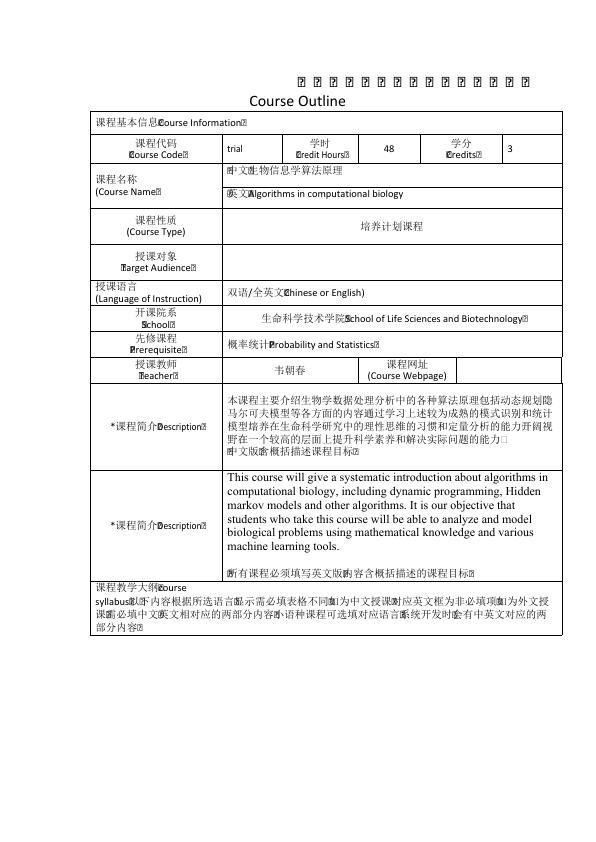
#> input picture files/011.jpg, 596 x 842 px; its folder holds only this picture in this run
$ python -i layout.py   (imports and definitions only)
#> lines starting #> are read from the running program, lines starting #| are printed output that depends on the picture; after the words box and inside, x2 and y2 are one past the last pixel; in counts of white or black regions, pixels touching at a corner belong together
#> further down, picture is the input picture: shape (842, 596, 3); min 0, max 255, mean 243.3
### table_rec/quality.py
"""质量检测与路由：计算图像指标、打分，并给出需要执行的修复动作列表。"""
from dataclasses import asdict, dataclass, field

import cv2
import numpy as np

import config
from . import ocr


@dataclass
class QualityReport:
    score: int = 100
    metrics: dict = field(default_factory=dict)
    issues: list = field(default_factory=list)
    actions: list = field(default_factory=list)   # [(name, params)]

    def to_dict(self):
        return asdict(self)


def to_gray(img: np.ndarray) -> np.ndarray:
    return img if img.ndim == 2 else cv2.cvtColor(img, cv2.COLOR_BGR2GRAY)


# [189 lines left out: functions estimate_skew, contrast_metrics, illumination_std, noise_metrics, detect_document_quad, is_phone_photo and 2 more, not called in this run]

### table_rec/layout.py
"""版面分区：表格 / 正文 / 图片 / 页眉页脚。

线框检测（OpenCV）+ OCR 文本框 + 视觉模型版面分析（复杂页面）三者结合。
"""
import logging
from dataclasses import dataclass, field

import cv2
import numpy as np

import config
from . import llm_client, ocr
from .quality import to_gray

log = logging.getLogger(__name__)


@dataclass
class Region:
    kind: str                                  # table/text/figure/header/footer/title
    box: tuple[int, int, int, int]             # 像素坐标 x0,y0,x1,y1
    caption: str | None = None
    summary: str | None = None


@dataclass
class Layout:
    tables: list[Region] = field(default_factory=list)
    page_title: str | None = None
    language: str | None = None
    body_text: str = ""
    header_footer: list[str] = field(default_factory=list)
    figures: list[str] = field(default_factory=list)
    source: str = "lines"

    def context(self) -> dict:
        return {"page_title": self.page_title, "language": self.language, "body_text": self.body_text,
                "header_footer": self.header_footer, "figures": self.figures, "layout_source": self.source}


def line_tables(img: np.ndarray) -> list[tuple[int, int, int, int]]:
    """形态学提取横竖线，找出有边框的表格区域。"""
    gray = to_gray(img)
    h, w = gray.shape
#> h = 842; w = 596
    bw = cv2.adaptiveThreshold(gray, 255, cv2.ADAPTIVE_THRESH_MEAN_C, cv2.THRESH_BINARY_INV, 15, 10)
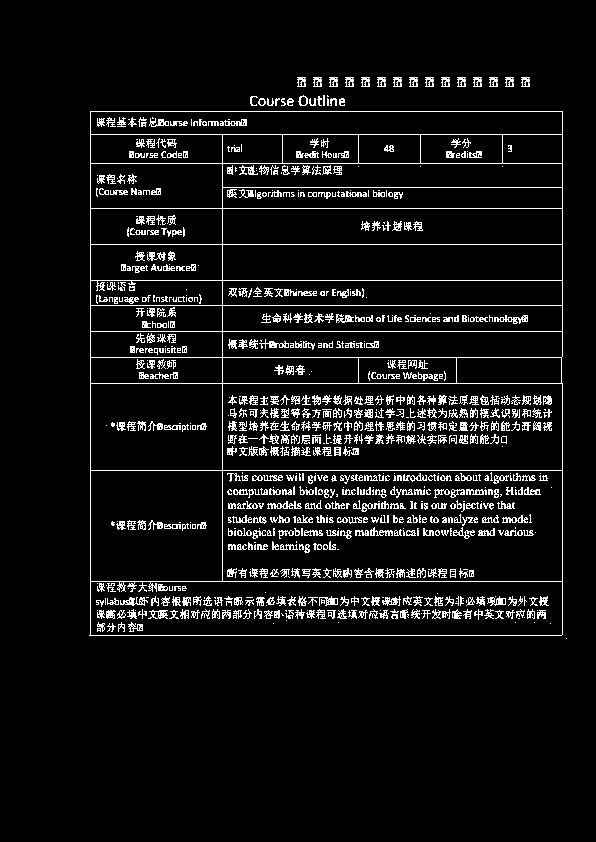
#> bw: shape (842, 596); 7% white in thin lines or dots, all inside (x1, y1, x2, y2) = (89, 77, 567, 639)
    hor = cv2.morphologyEx(bw, cv2.MORPH_OPEN, cv2.getStructuringElement(cv2.MORPH_RECT, (max(20, w // 30), 1)))
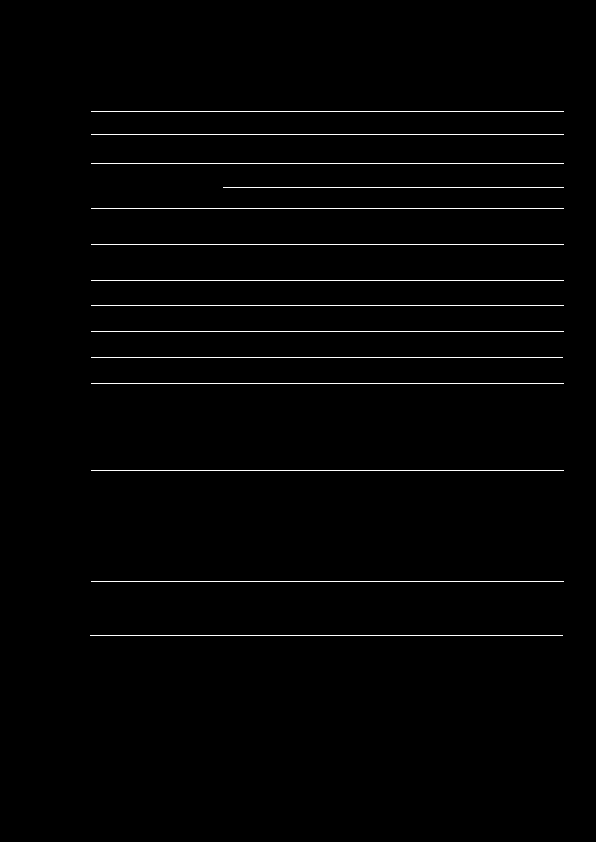
#> hor: shape (842, 596); 1.3% white in thin lines or dots, all inside (x1, y1, x2, y2) = (90, 111, 564, 636)
    ver = cv2.morphologyEx(bw, cv2.MORPH_OPEN, cv2.getStructuringElement(cv2.MORPH_RECT, (1, max(20, h // 40))))
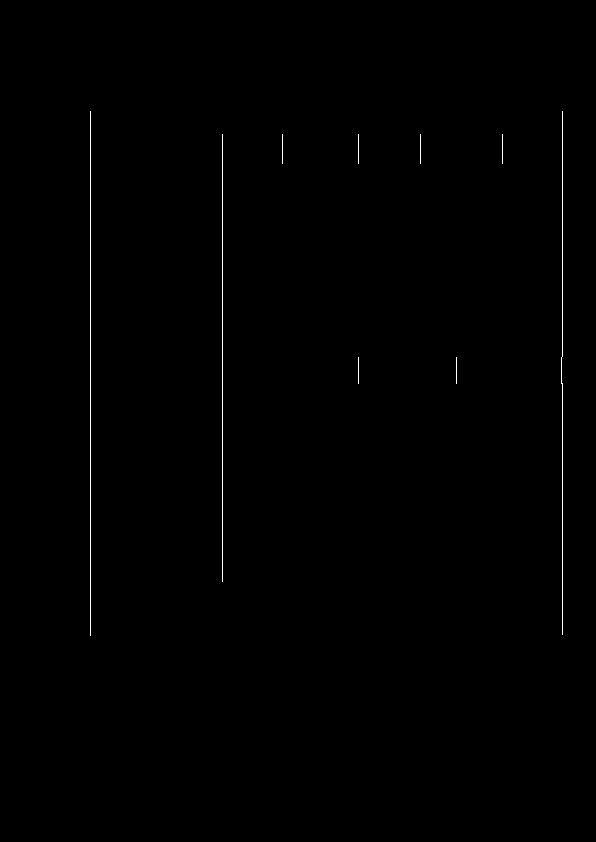
#> ver: shape (842, 596); 0.33% white in thin lines or dots, all inside (x1, y1, x2, y2) = (90, 111, 563, 636)
    grid = cv2.dilate(cv2.add(hor, ver), np.ones((5, 5), np.uint8))
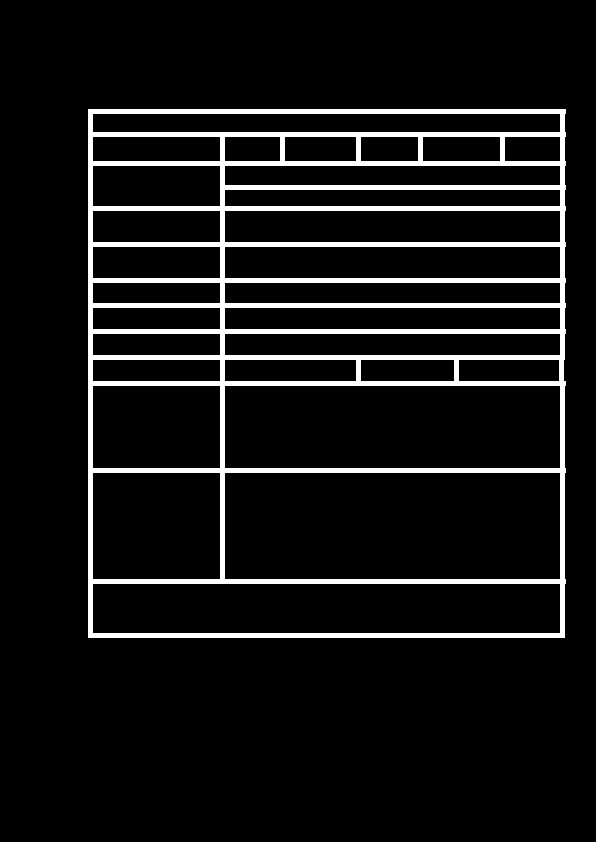
#> grid: shape (842, 596); 8% white; 1 white region
    cnts, _ = cv2.findContours(grid, cv2.RETR_EXTERNAL, cv2.CHAIN_APPROX_SIMPLE)
#> cnts = 1 contour; box (x1, y1, x2, y2) and area: (88, 109, 566, 638) 251366
    boxes = []
    for c in cnts:
        x, y, bw_, bh = cv2.boundingRect(c)
        if bw_ > w * 0.2 and bh > h * 0.03 and bw_ * bh > w * h * 0.02:
            boxes.append((x, y, x + bw_, y + bh))
#> this loop made 1 pass
#> (x, y, bw_, bh) on pass 1: (88, 109, 478, 529)
#> after the loop, boxes = [(88, 109, 566, 638)]
    return sorted(boxes, key=lambda b: (b[1], b[0]))


LAYOUT_SCHEMA = {
    "type": "object",
    "properties": {
        "page_title": {"type": ["string", "null"]},
        "language": {"type": "string"},
        "regions": {
            "type": "array",
            "items": {
                "type": "object",
                "properties": {
                    "type": {"type": "string", "enum": ["table", "text", "figure", "header", "footer", "title"]},
                    "bbox": {"type": "array", "items": {"type": "integer"}},
                    "caption": {"type": ["string", "null"]},
                    "is_decorative": {"type": "boolean"},
                    "summary": {"type": ["string", "null"]},
                },
                "required": ["type", "bbox", "caption", "is_decorative", "summary"],
                "additionalProperties": False,
            },
        },
    },
    "required": ["page_title", "language", "regions"],
    "additionalProperties": False,
}

LAYOUT_SYSTEM = (
    "你是文档版面分析器。识别页面中的区域：table（表格，包括无边框/弱边框表格、日程网格等二维结构）、"
    "text（正文段落）、figure（图片/图表/logo）、header（页眉）、footer（页脚/页码）、title（标题）。"
    "bbox 使用相对整张图片的归一化坐标 [x0,y0,x1,y1]，取值 0-1000，宜略宽松以完整包含区域。"
    "同一张表跨越的区域只输出一个 table；表格的标题写在 caption。figure 若仅为装饰/水印/logo 设 is_decorative=true，"
    "否则用 summary 一句话描述其内容。language 填页面主要语言或语言组合（如“中文”“英文”“中英文”）。"
    "看不清的文字返回 null，禁止脑补。"
)


# [85 lines left out: functions _vlm_layout, _to_px, _overlap, _lines_text, is_simple, analyze, not called in this run]


def crop(img: np.ndarray, box) -> np.ndarray:
    x0, y0, x1, y1 = box
    return img[y0:y1, x0:x1].copy()

>>> import cv2
>>> picture = cv2.imread('../files/011.jpg')
>>> result = line_tables(picture)
#> result = [(88, 109, 566, 638)]

$ run again, on files/012.jpg
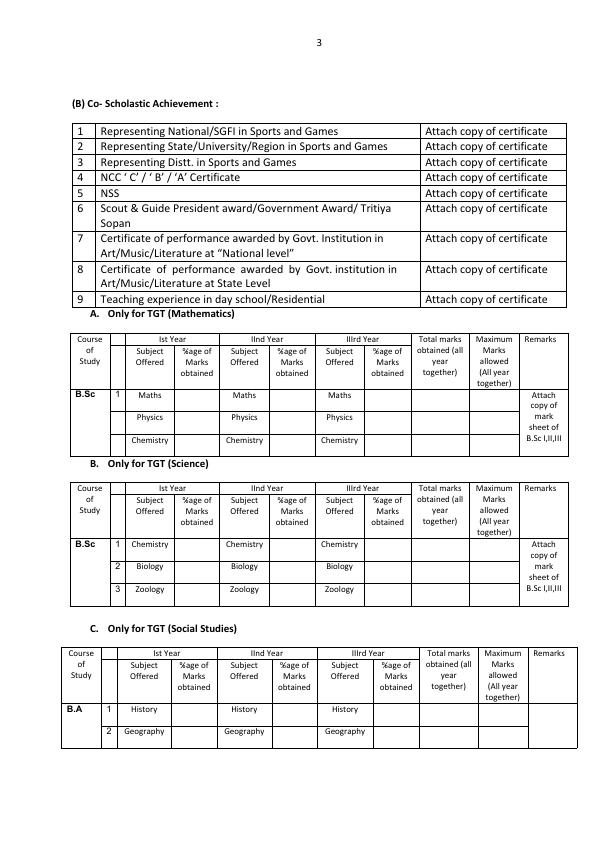
#> input picture files/012.jpg, 596 x 842 px
#> picture is the input picture: shape (842, 596, 3); min 0, max 255, mean 237.8
#> in line_tables, `bw = cv2.adaptiveThreshold(gray, 255, cv2.ADAPTIVE_THRESH_MEAN_C, cv2...`:
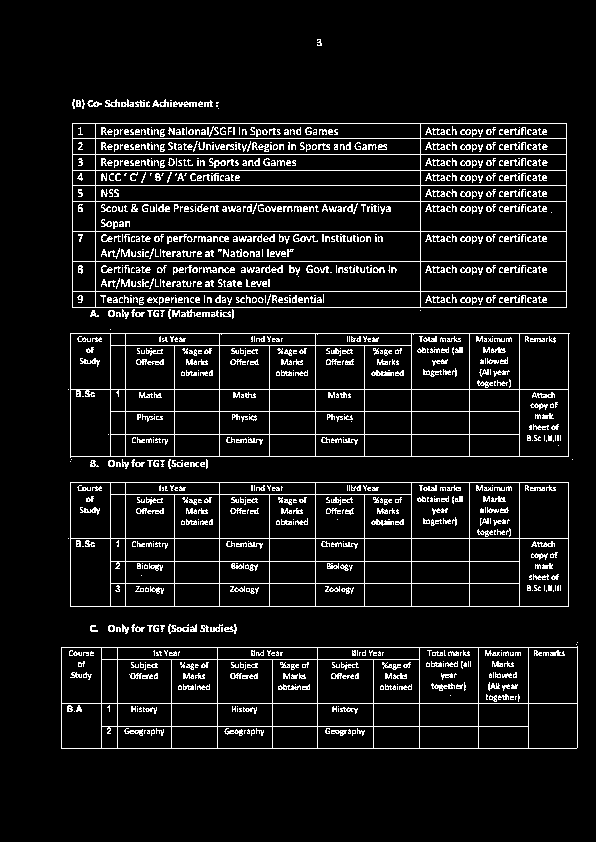
#> bw: shape (842, 596); 8.5% white in thin lines or dots, all inside (x1, y1, x2, y2) = (61, 39, 578, 749)
#> hor: shape (842, 596); 2.5% white in thin lines or dots, all inside (x1, y1, x2, y2) = (62, 123, 579, 749)
#> ver: shape (842, 596); 0.97% white in thin lines or dots, all inside (x1, y1, x2, y2) = (61, 123, 578, 749)
#> in line_tables, `grid = cv2.dilate(cv2.add(hor, ver), np.ones((5, 5), np.uint8))`:
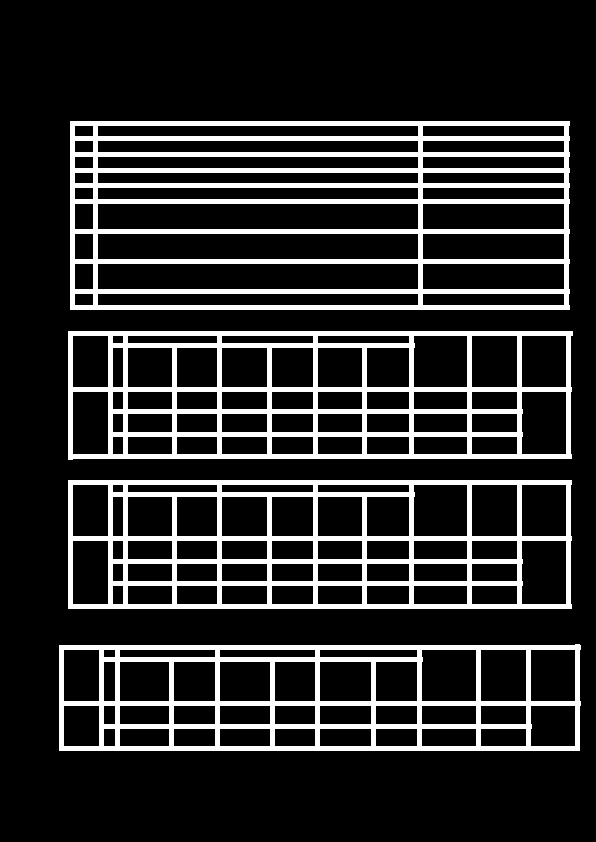
#> grid: shape (842, 596); 16.5% white; 4 white regions
#> cnts = 4 contours; box (x1, y1, x2, y2) and area: (70, 121, 570, 310) 93673, (68, 480, 572, 609) 64270, (68, 331, 573, 460) 63776, (59, 644, 581, 751) 54614
#> the loop in line_tables, `for c in cnts:` made 4 passes
#> (x, y, bw_, bh) on passes 1 to 4: (59, 644, 522, 107), (68, 480, 504, 129), (68, 331, 505, 129), (70, 121, 500, 189)
#> after the loop in line_tables, `for c in cnts:`: boxes = [(59, 644, 581, 751), (68, 480, 572, 609), (68, 331, 573, 460), (70, 121, 570, 310)]
#> result = [(70, 121, 570, 310), (68, 331, 573, 460), (68, 480, 572, 609), (59, 644, 581, 751)]

$ run again, on files/013.jpg
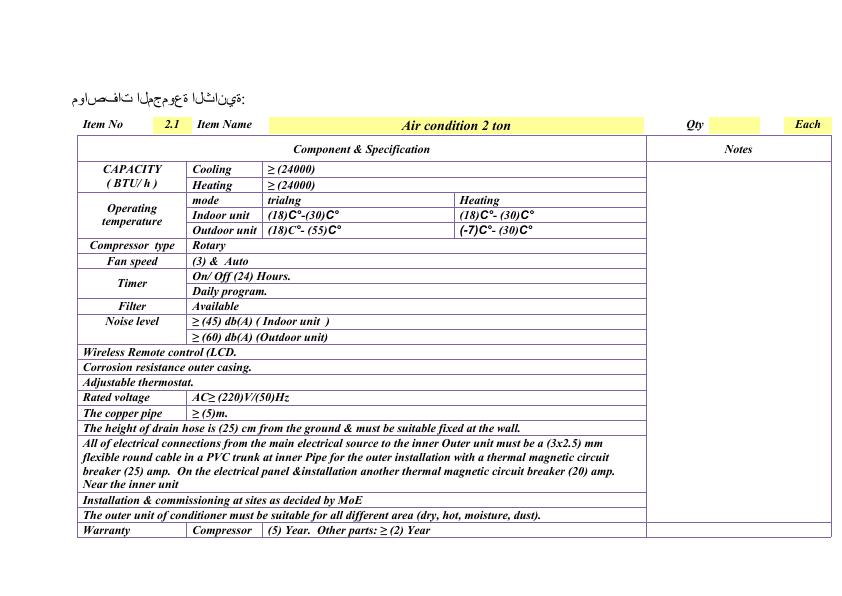
#> input picture files/013.jpg, 842 x 596 px
#> picture is the input picture: shape (596, 842, 3); mean B, G, R 241, 241.6, 242.4
#> in line_tables, `bw = cv2.adaptiveThreshold(gray, 255, cv2.ADAPTIVE_THRESH_MEAN_C, cv2...`:
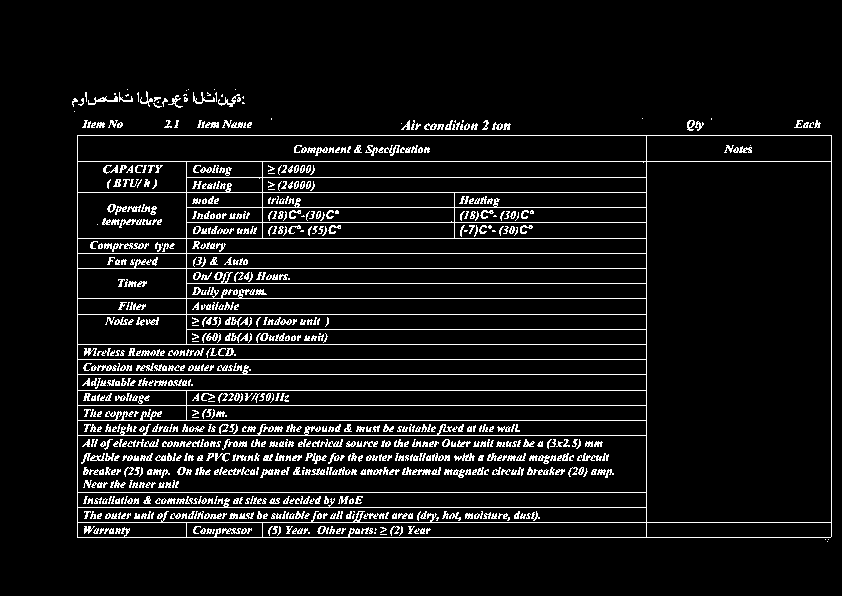
#> bw: shape (596, 842); 7.6% white in thin lines or dots, all inside (x1, y1, x2, y2) = (72, 89, 832, 542)
#> hor: shape (596, 842); 2.8% white in thin lines or dots, all inside (x1, y1, x2, y2) = (78, 135, 833, 538)
#> ver: shape (596, 842); 0.31% white in thin lines or dots, all inside (x1, y1, x2, y2) = (77, 136, 832, 539)
#> in line_tables, `grid = cv2.dilate(cv2.add(hor, ver), np.ones((5, 5), np.uint8))`:
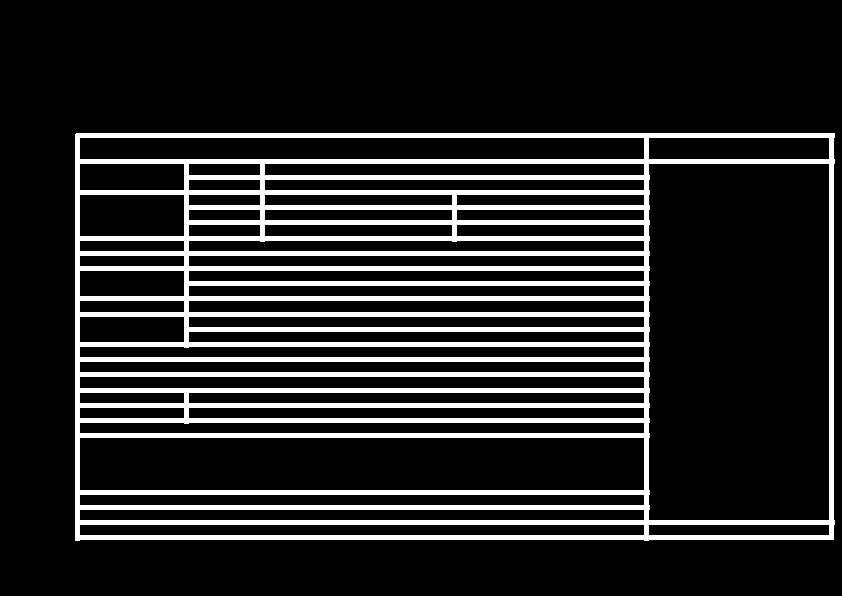
#> grid: shape (596, 842); 15.2% white; 1 white region
#> cnts = 1 contour; box (x1, y1, x2, y2) and area: (75, 133, 835, 541) 307772
#> the loop in line_tables, `for c in cnts:` made 1 pass
#> (x, y, bw_, bh) on pass 1: (75, 133, 760, 408)
#> after the loop in line_tables, `for c in cnts:`: boxes = [(75, 133, 835, 541)]

$ run again, on files/014.jpg
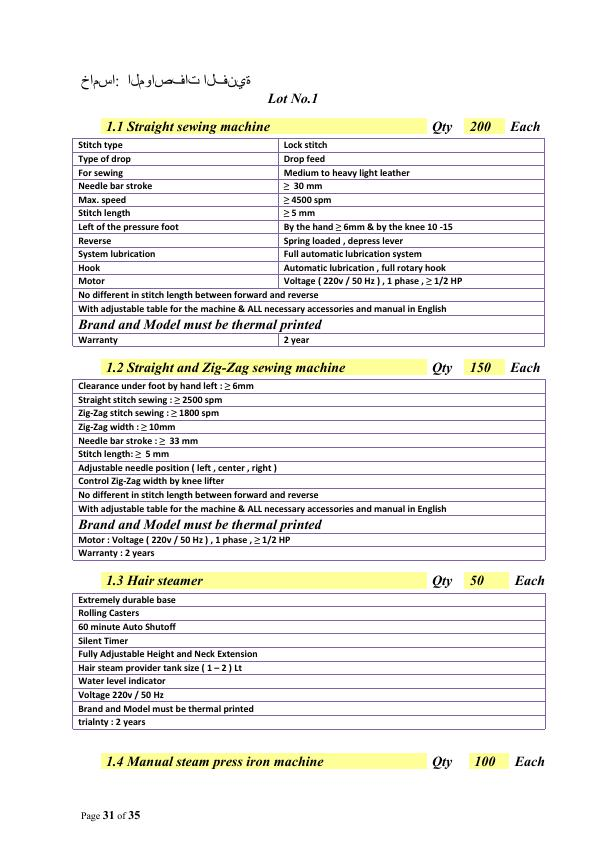
#> input picture files/014.jpg, 596 x 842 px
#> picture is the input picture: shape (842, 596, 3); mean B, G, R 235.5, 238.4, 239.5
#> in line_tables, `bw = cv2.adaptiveThreshold(gray, 255, cv2.ADAPTIVE_THRESH_MEAN_C, cv2...`:
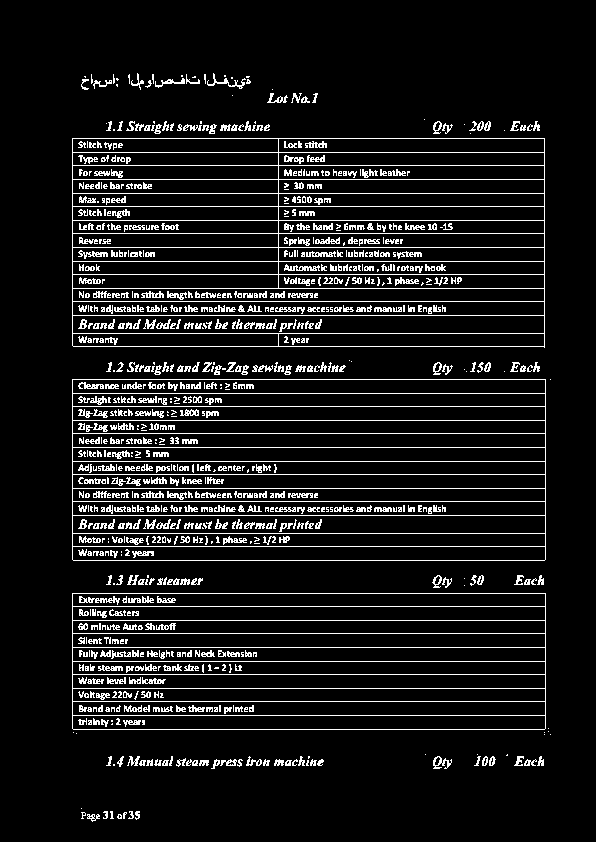
#> bw: shape (842, 596); 9.3% white in thin lines or dots, all inside (x1, y1, x2, y2) = (72, 73, 551, 822)
#> hor: shape (842, 596); 3.9% white in thin lines or dots, all inside (x1, y1, x2, y2) = (73, 82, 547, 730)
#> ver: shape (842, 596); 0.24% white in thin lines or dots, all inside (x1, y1, x2, y2) = (72, 138, 546, 729)
#> in line_tables, `grid = cv2.dilate(cv2.add(hor, ver), np.ones((5, 5), np.uint8))`:
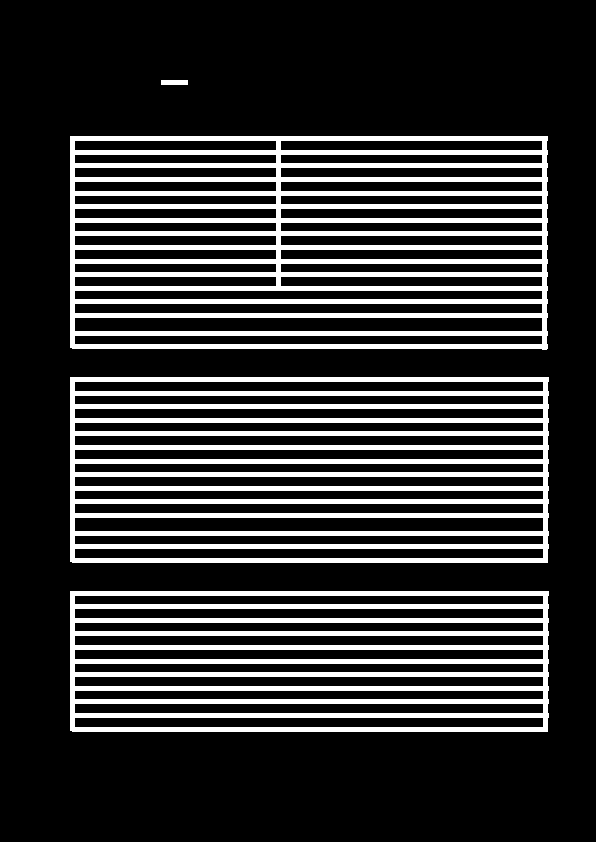
#> grid: shape (842, 596); 20.3% white; 4 white regions
#> cnts = 4 contours; box (x1, y1, x2, y2) and area: (70, 136, 548, 350) 100994, (70, 377, 549, 563) 88308, (70, 591, 549, 732) 66828, (161, 80, 188, 85) 104
#> the loop in line_tables, `for c in cnts:` made 4 passes
#> (x, y, bw_, bh) on passes 1 to 3: (70, 591, 479, 141), (70, 377, 479, 186), (70, 136, 478, 214)
#> after the loop in line_tables, `for c in cnts:`: boxes = [(70, 591, 549, 732), (70, 377, 549, 563), (70, 136, 548, 350)]
#> result = [(70, 136, 548, 350), (70, 377, 549, 563), (70, 591, 549, 732)]
